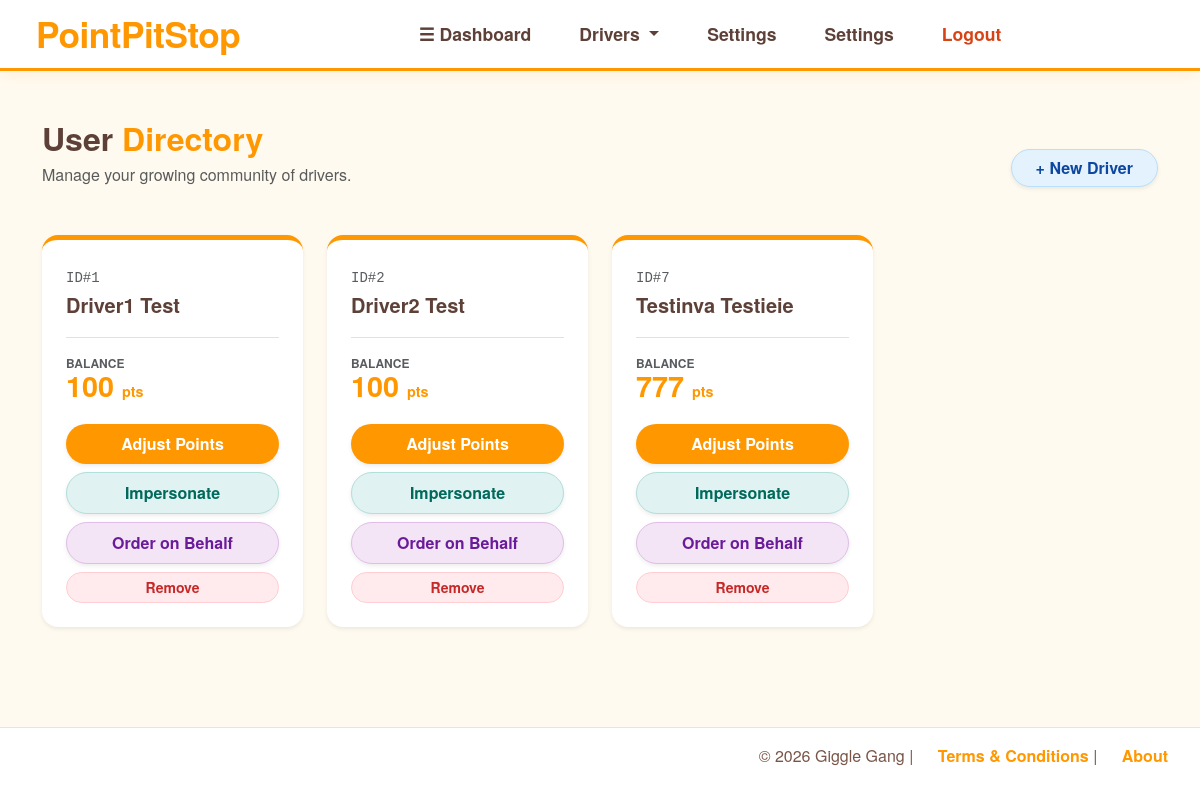
The page /sponsor/driver_list (signed in) on the database as committed earlier.
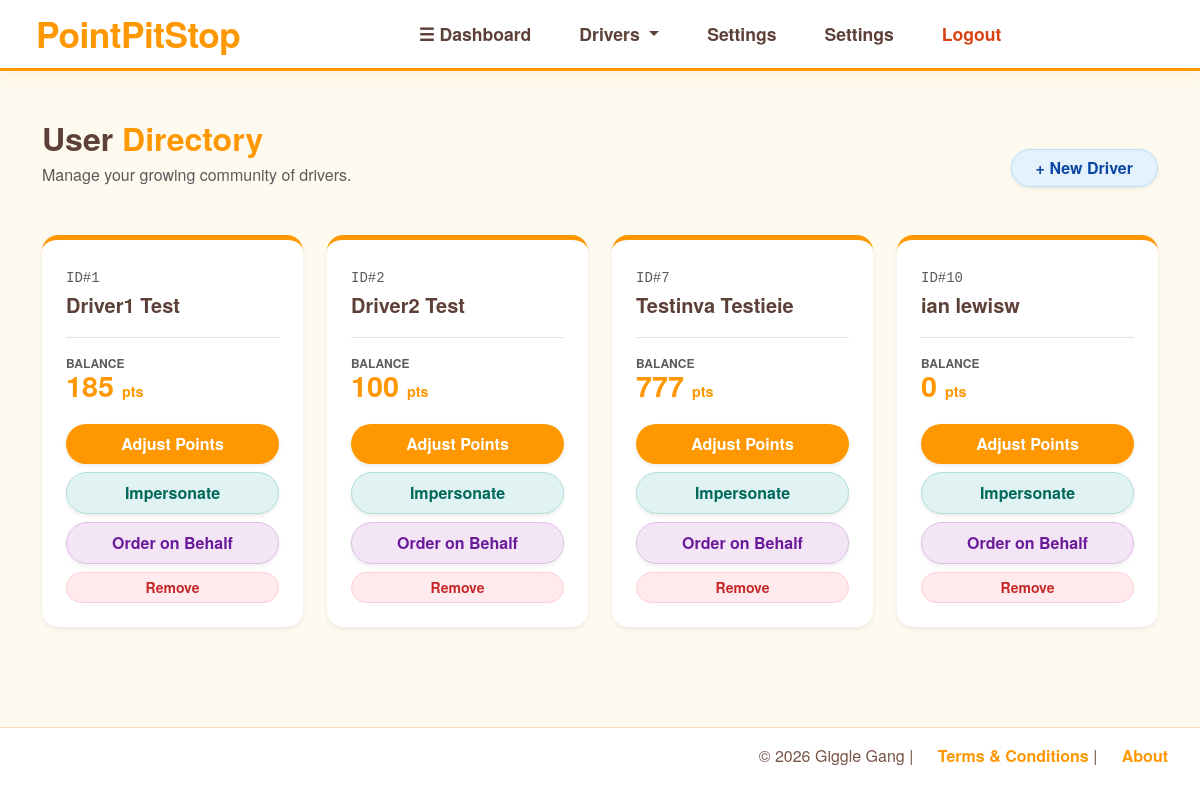
The same page on the database as committed later.
### models.py (models this page shows)
class DriverCompanyLink (db.Model):
    __tablename__ = "driver_company_link"
    id = db.Column(db.Integer, primary_key=True)
    driver_profile = db.relationship("DriverProfile",back_populates="company_links")
    driver_id = db.Column(db.Integer, db.ForeignKey('driver_profile.user_id'), nullable=False,index=True)
    company = db.relationship("SponsorCompany",back_populates="driver_links")
    company_id = db.Column(db.Integer, db.ForeignKey('sponsor_companies.id'), nullable=False,index=True)
    is_active = db.Column(db.Boolean, default=False, nullable=False, index=True)
    status_date = db.Column(db.DateTime, default=datetime.now, nullable=False)
    point_history = db.relationship("DriverPointsHistory"
                            ,backref="link"
                            ,lazy="dynamic")
    current_points = db.Column(db.Integer,default=0, nullable=False)

class DriverProfile(db.Model):
    __tablename__ = "driver_profile"
    user = db.relationship("Users",back_populates="driver_profile")
    user_id = db.Column(db.Integer,db.ForeignKey('users.id'),primary_key=True,unique=True,nullable=False)
    firstname = db.Column(db.String(250), nullable=False)
    lastname = db.Column(db.String(250), nullable=False)
    streetname = db.Column(db.String(250))
    city = db.Column(db.String(250))
    zipcode = db.Column(db.String(10))
    is_active = db.Column(db.Boolean, default=False, nullable=False, index=True)
    company_links = db.relationship("DriverCompanyLink"
                                  ,back_populates="driver_profile")
    alerts = db.relationship("DriverAlerts",back_populates="driver",cascade="all,delete-orphan",uselist=False)

### routes/sponsor.py (the view)
@sponsor_bp.route("/driver_list", methods=["GET","POST"])
def view_drivers():
    active_drivers = DriverCompanyLink.query.filter_by(
        company_id=g.profile.company_id,
        is_active=True ).join(DriverProfile).all()
    return render_template("sponsor/sponsor_view_drivers.html",drivers=active_drivers)

### app.py (called while the page is built)
@login_manager.user_loader
def load_user(user_id):
    return db.session.get(Users, int(user_id))

### routes/sponsor.py (called while the page is built)
@sponsor_bp.before_request
def restrict_to_sponsors():
    if request.endpoint == "sponsor.end_impersonation":
        real_sponsor_id = session.get("real_sponsor_id")
        if real_sponsor_id:
            return None  # Let it through
        abort(403)
    if not current_user.is_authenticated:
        flash("Please log in to access this page.", "warning")
        return redirect(url_for('auth.handle_login'))
    if current_user.role != "sponsor" and current_user.role != "admin":
        flash("Access denied: Sponsors only.", "danger")
        return redirect(url_for('auth.handle_login'))
    if current_user.role == "admin":
        return None
    if not g.profile:
        flash("Sponsor profile not found. Please contact an admin.", "danger")
        return redirect(url_for('auth.logout'))

### templates/sponsor/sponsor_view_drivers.html (shortened to what this page needs)
{% extends "base.html" %}
{% block body %}
<div class="container py-5">
    <div class="d-flex justify-content-between align-items-end mb-5">
        <div>
            <h2 style="color: #5d4037; font-weight: 800; margin-bottom: 5px;">User <span style="color: #ff9800;">Directory</span></h2>
            <p class="text-muted mb-0">Manage your growing community of drivers.</p>
        </div>
        <a href="{{ url_for('sponsor.add_drivers') }}" class="btn rounded-pill px-4 shadow-sm fw-bold"
           style="background-color: #e3f2fd; color: #0d47a1; border: 1px solid #bbdefb;">+ New Driver</a>
    </div>
    <div class="row g-4">
        {% for driver in drivers %}
        <div class="col-xl-3 col-lg-4 col-md-6">
            <div class="card h-100 p-4 shadow-sm border-0 rounded-4" style="border-top: 5px solid #ff9800 !important; background: #fff;">
                <div class="mb-3">
                    <small class="text-muted" style="font-family: monospace;">ID#{{ driver.id }}</small>
                    <h5 class="mb-1 mt-1" style="color: #5d4037; font-weight: 700;">
                        {{ driver.driver_profile.firstname }} {{ driver.driver_profile.lastname }}
                    </h5>
                </div>
                <div class="mb-4 pt-3 border-top">
                    <div class="small text-uppercase fw-bold text-muted" style="font-size: 0.75rem;">Balance</div>
                    <div style="color: #ff9800; font-weight: 800; font-size: 1.8rem; line-height: 1;">
                        {{ driver.current_points }} <span style="font-size: 0.9rem; font-weight: 600;">pts</span>
                    </div>
                </div>
                <div class="d-grid gap-2">
                    <button type="button"
                            class="btn rounded-pill py-2 text-white fw-bold shadow-sm"
                            style="background-color: #ff9800; border: none;"
                            data-bs-toggle="modal"
                            data-bs-target="#adjustPointsModal"
                            data-driverid="{{ driver.driver_id }}"
                            data-drivername="{{ driver.driver_profile.firstname }} {{ driver.driver_profile.lastname }}">
                        Adjust Points
                    </button>
                    <form action="{{ url_for('sponsor.impersonate_user', user_id=driver.driver_profile.user_id) }}" method="POST" class="m-0">
                        <button type="submit" class="btn w-100 rounded-pill py-2 fw-bold shadow-sm"
                                style="background-color: #e0f2f1; color: #00695c; border: 1px solid #b2dfdb;">
                            Impersonate
                        </button>
                    </form>
                    <a href="{{ url_for('sponsor.sponsor_driver_catalog', id_driver=driver.driver_profile.user_id) }}"
                        class="btn rounded-pill py-2 fw-bold shadow-sm"
                        style="background-color: #f3e5f5; color: #6a1b9a; border: 1px solid #e1bee7;">
                        Order on Behalf
                    </a>
                    <form action="{{ url_for('sponsor.sponsor_remove_link', driver_id=driver.driver_id) }}" method="POST"
                        onsubmit="return confirm('Confirm removal of this sponsor?');" class="m-0 flex-grow-1 flex-md-grow-0">
                        <button type="submit" class="btn btn-sm rounded-pill px-4 w-100"
                                style="background-color: #ffebee; color: #c62828; border: 1px solid #ffcdd2; font-weight: 800;">
                            Remove
                        </button>
                    </form>
                </div>
            </div>
        </div>
        {% endfor %}
    </div>
</div>
{% endblock %}

Rows that differ between the two databases and show on the page:
changed DriverCompanyLink "Driver1": current_points "100" → "185"
added DriverCompanyLink: id "10", driver_profile.firstname "ian", driver_profile.lastname "lewisw", current_points "0"
